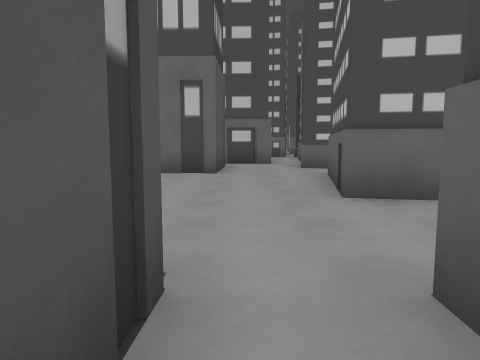
view 1 (above)

24 first-person views from a walk through a 3-D level made in the Godot game engine. The camera is 1.3 m above the floor, tilts 6° down and sees 70° across. The floor is counted in squares, 2 m on a side. Each view is taken from the middle of a square. On the plan, view 1 faces up. The plan holds only what a view shows up to about 10 squares ahead; the rest is blank. The place goes on beyond the plan. Some surface patterns are stand-ins.

view 2
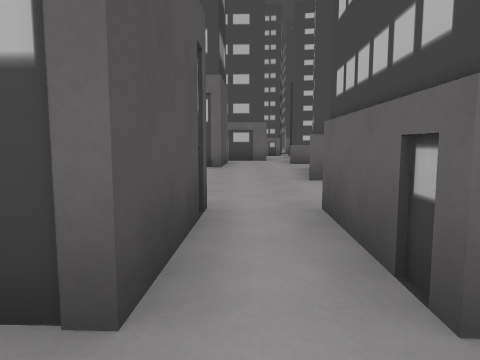

view 3
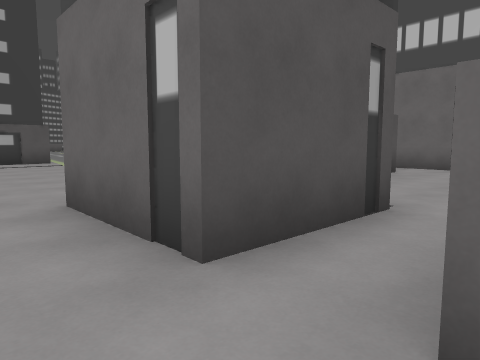

view 4
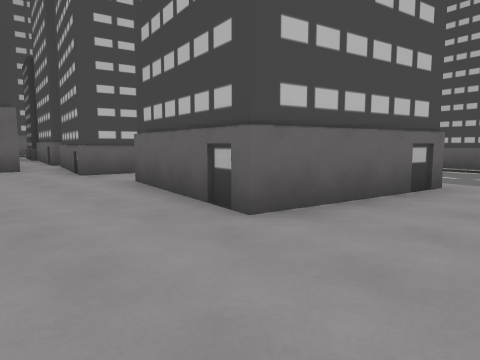

view 5
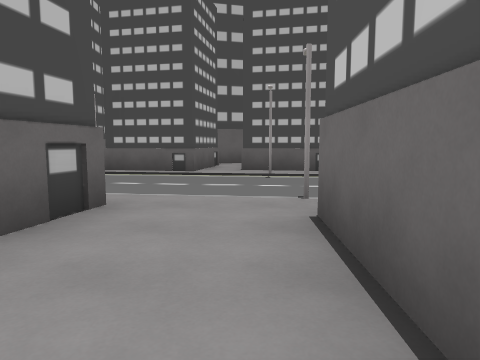

view 6
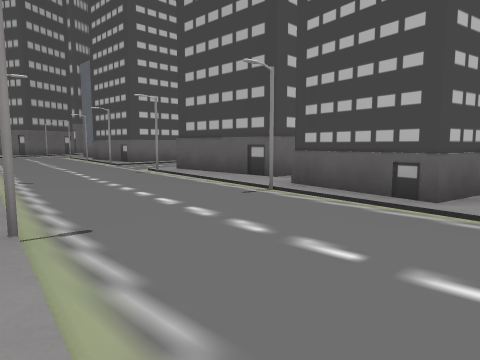

view 7
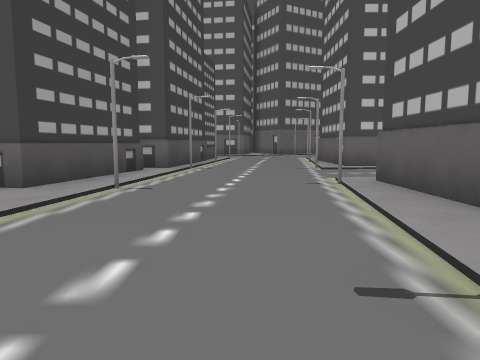

view 8
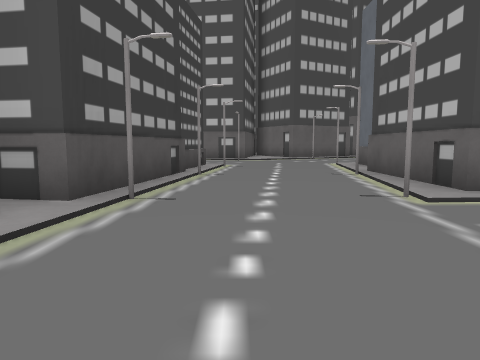

view 9
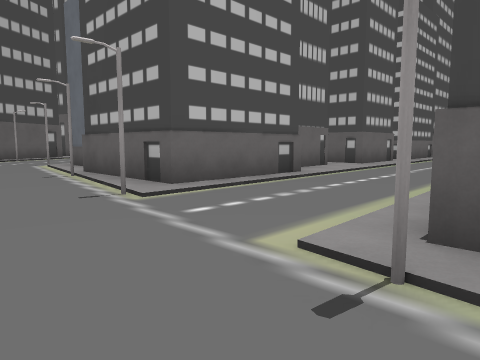

view 10
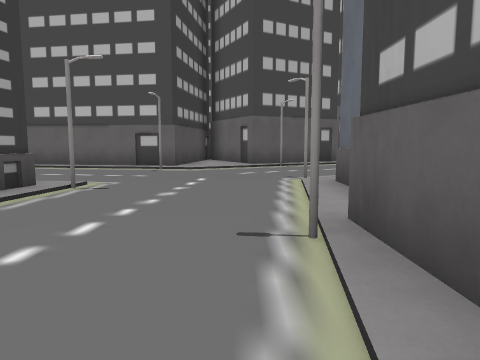

view 11
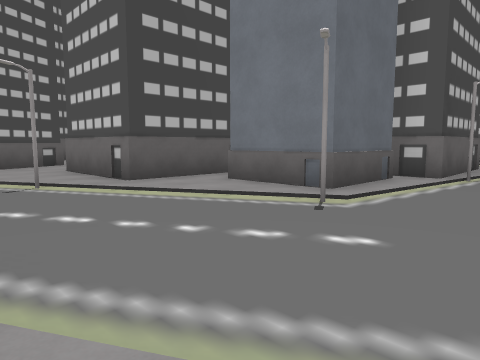

view 12
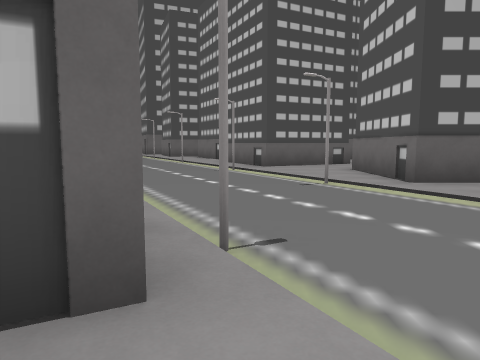

view 13
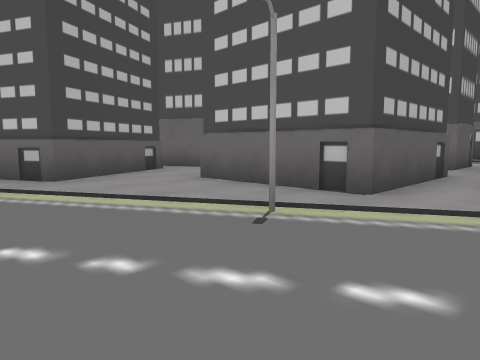

view 14
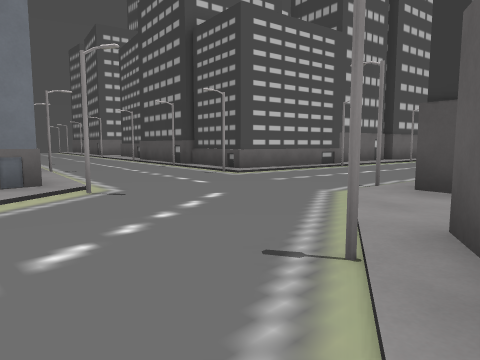

view 15
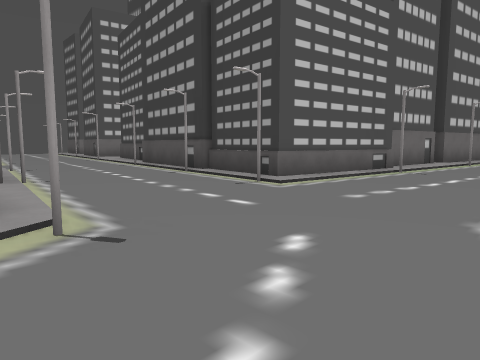

view 16
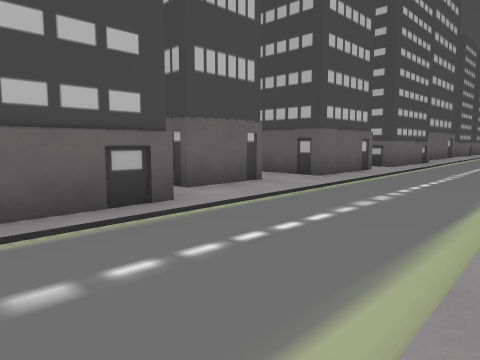

view 17
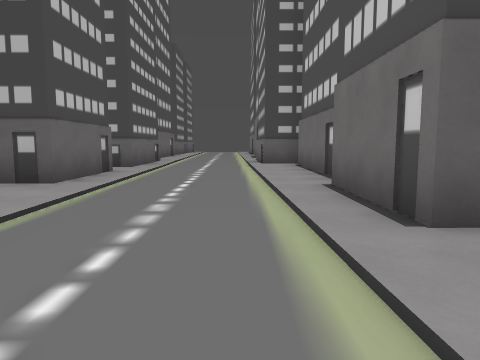

view 18
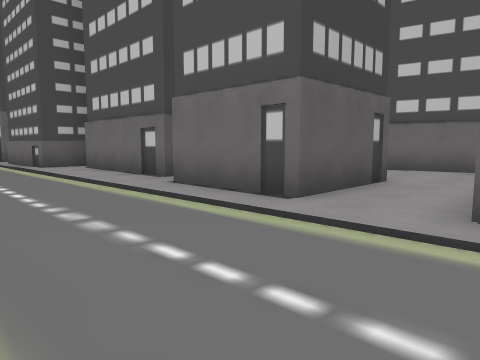

view 19
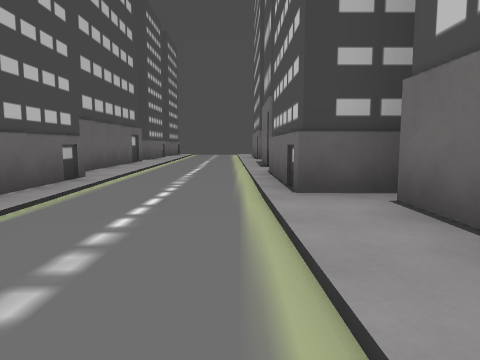

view 20
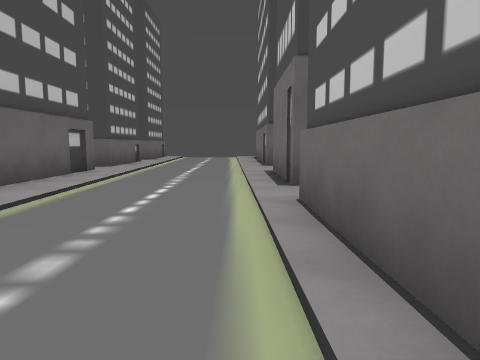

view 21
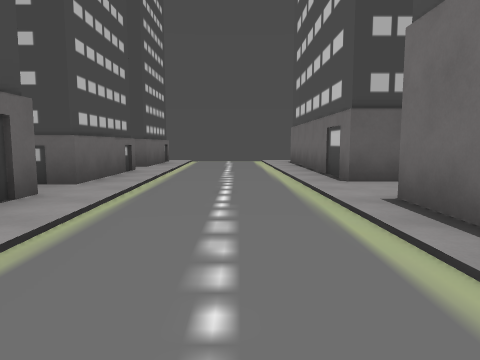

view 22
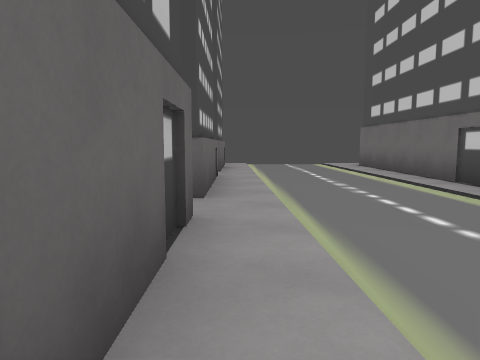

view 23
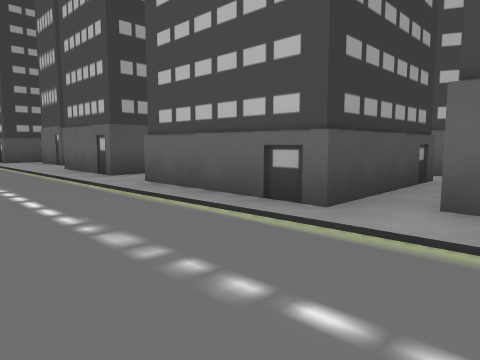

view 24
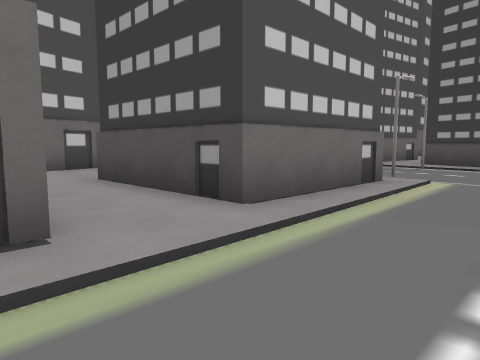

### Floor plan
Points are (right, up) in squares from view 1. A wall is a line through its corners. A room is listed if a view was taken in it or the views show most of it. See-through windows are left out.
Room 1 (views 1, 2)
walls: (0.7, -1) (0.8, 1.5); (-0.3, 1.6) (-0.4, -0.9) (-2.8, -0.8)
ways out: opening at (0, -0.5) to room 2; opening at (-1.5, -2)
Room 2 (views 3, 4, 5, 6, 7, 8, 9, 10, 11, 12, 13, 14, 15, 16, 17, 18, 19, 20, 21, 22, 23, 24)
walls: (14.4, 13.4) (10.9, 13.3) (10.9, 16.7) (11.9, 16.7); (16.9, 14.3) (15.1, 14.3); (11.6, 17.2) (11.6, 19.5) (13.8, 19.5); (15.4, 7) (15.4, 9.7) (18, 9.7); (14.7, 17.8) (14.7, 21.1) (18, 21.1); (10.9, 6.3) (10.3, 6.3) (10.2, 9.6) (13.6, 9.7) (13.6, 6.2); (18.6, 9.4) (22.6, 9.4); (5.7, 12) (5.1, 8.6) (4.6, 8.7); (6.8, 16.6) (6.2, 12.6) (5.2, 12.8); (20.7, 14.8) (20.7, 13.8) (18.2, 13.8) (18.2, 15.5); (12.5, 3.4) (15.6, 4.2); (11.1, 2.7) (9.2, 3.1) (9.6, 5.4); (22.9, 9.1) (22.9, 10.3) (26.8, 10.3); (2.9, 9.1) (1.7, 9.3) (1.9, 10.3); (4.7, 3.4) (1.3, 4.1) (1.9, 7.6); (3, 19.6) (6.9, 19) (6.6, 16.6); (9.2, 0) (9.6, 2); (18.9, 23.2) (20.1, 23.8); (10.9, 24.7) (10.4, 24.4) (10.1, 24.9); (8.2, 24.1) (8, 23.5) (4, 24.1); (25.3, 17.3) (25.3, 13.9) (22, 13.8) (22, 14.4); (-0.6, 8.9) (-0.7, 7.6) (-2.6, 7.7); (1.7, 1.4) (4.1, 1.3); (28.5, 10.3) (30.8, 10.4); (31.1, 14.4) (26, 14.4); (32.5, 10.4) (37.6, 10.4); (35, 14.5) (32.1, 14.4); (37.5, 14.5) (36.1, 14.5)
low walls: (7.1, 18.9) (6.6, 16.5)
ways out: opening at (0, -0.5) to room 1; opening at (-2.5, 7); opening at (0.5, 9.5); opening at (4, 21.5); opening at (16.5, 5.5); opening at (18, 22); opening at (19, 25); opening at (32, 10); gap at (5, 12); gap at (7, 19); gap at (14, 14); gap at (14, 17)

Positions as (right, up) in squares from view 1, and headings:
1: (0, 0), facing up
2: (0, -2), facing up
3: (1, -2), facing up-left
4: (-1, 2), facing up-right
5: (1, 2), facing right
6: (5, 2), facing up-right
7: (8, 4), facing up
8: (8, 9), facing up
9: (8, 9), facing up-right
10: (10, 14), facing up
11: (9, 24), facing down-right
12: (9, 24), facing right
13: (13, 25), facing down-right
14: (13, 25), facing down-left
15: (12, 23), facing down-left
16: (12, 10), facing up-right
17: (13, 11), facing right
18: (13, 13), facing down-right
19: (19, 11), facing right
20: (23, 11), facing right
21: (27, 12), facing right
22: (28, 14), facing right
23: (27, 11), facing up-left
24: (16, 12), facing down-left
